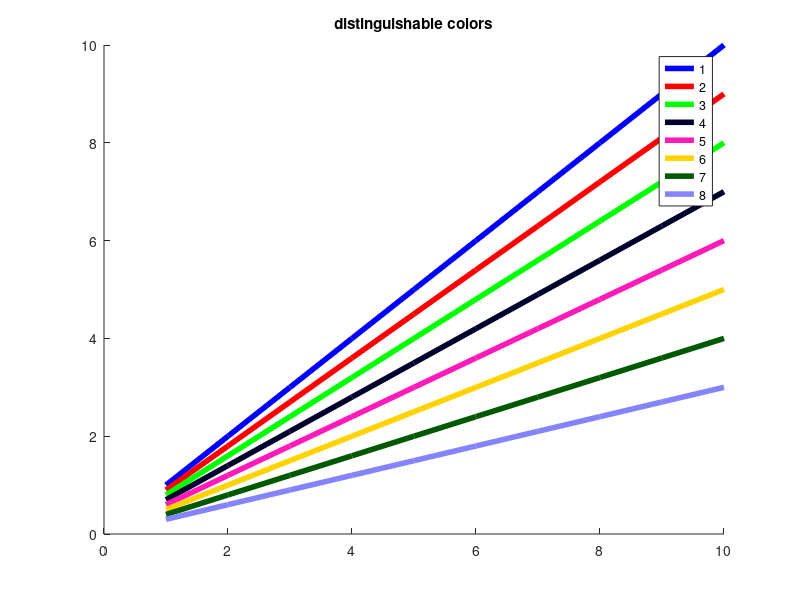
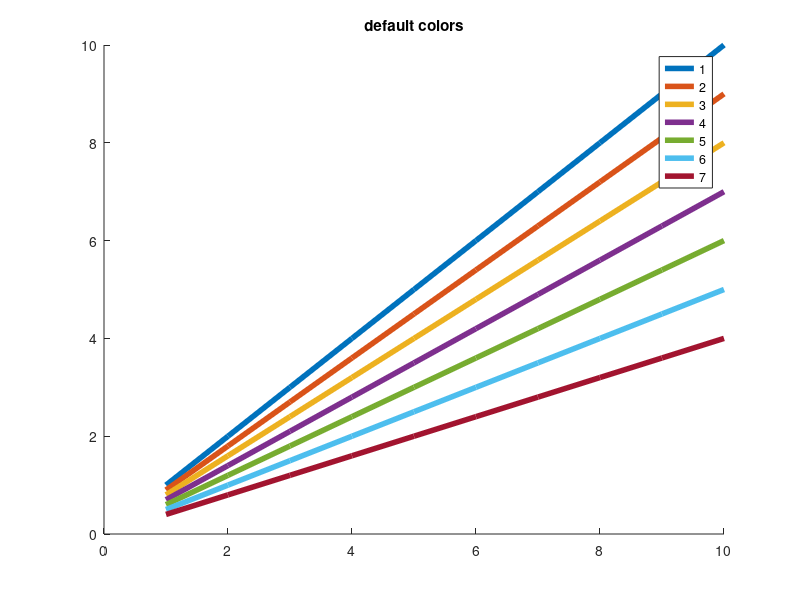

These figures' MATLAB source, in order:
function plotdefaultcolors()
   %plotdefaultcolors Plot default matlab colors

   load('defaultcolors.mat','dc'); c = dc;
   load('distinguishablecolors.mat','dc');


   x   = 1:10;
   y   = x;

   figure; hold on;
   plot(x,y,'LineWidth',4,'Color',dc(1,:));
   plot(x,0.9.*y,'LineWidth',4,'Color',dc(2,:));
   plot(x,0.8.*y,'LineWidth',4,'Color',dc(3,:));
   plot(x,0.7.*y,'LineWidth',4,'Color',dc(4,:));
   plot(x,0.6.*y,'LineWidth',4,'Color',dc(5,:));
   plot(x,0.5.*y,'LineWidth',4,'Color',dc(6,:));
   plot(x,0.4.*y,'LineWidth',4,'Color',dc(7,:));
   plot(x,0.3.*y,'LineWidth',4,'Color',dc(8,:));
   legend('1','2','3','4','5','6','7','8','Location','best')
   title('distinguishable colors');

   figure; hold on;
   plot(x,y,'LineWidth',4,'Color',c(1,:));
   plot(x,0.9.*y,'LineWidth',4,'Color',c(2,:));
   plot(x,0.8.*y,'LineWidth',4,'Color',c(3,:));
   plot(x,0.7.*y,'LineWidth',4,'Color',c(4,:));
   plot(x,0.6.*y,'LineWidth',4,'Color',c(5,:));
   plot(x,0.5.*y,'LineWidth',4,'Color',c(6,:));
   plot(x,0.4.*y,'LineWidth',4,'Color',c(7,:));
   legend('1','2','3','4','5','6','7','Location','best')
   title('default colors');
end
